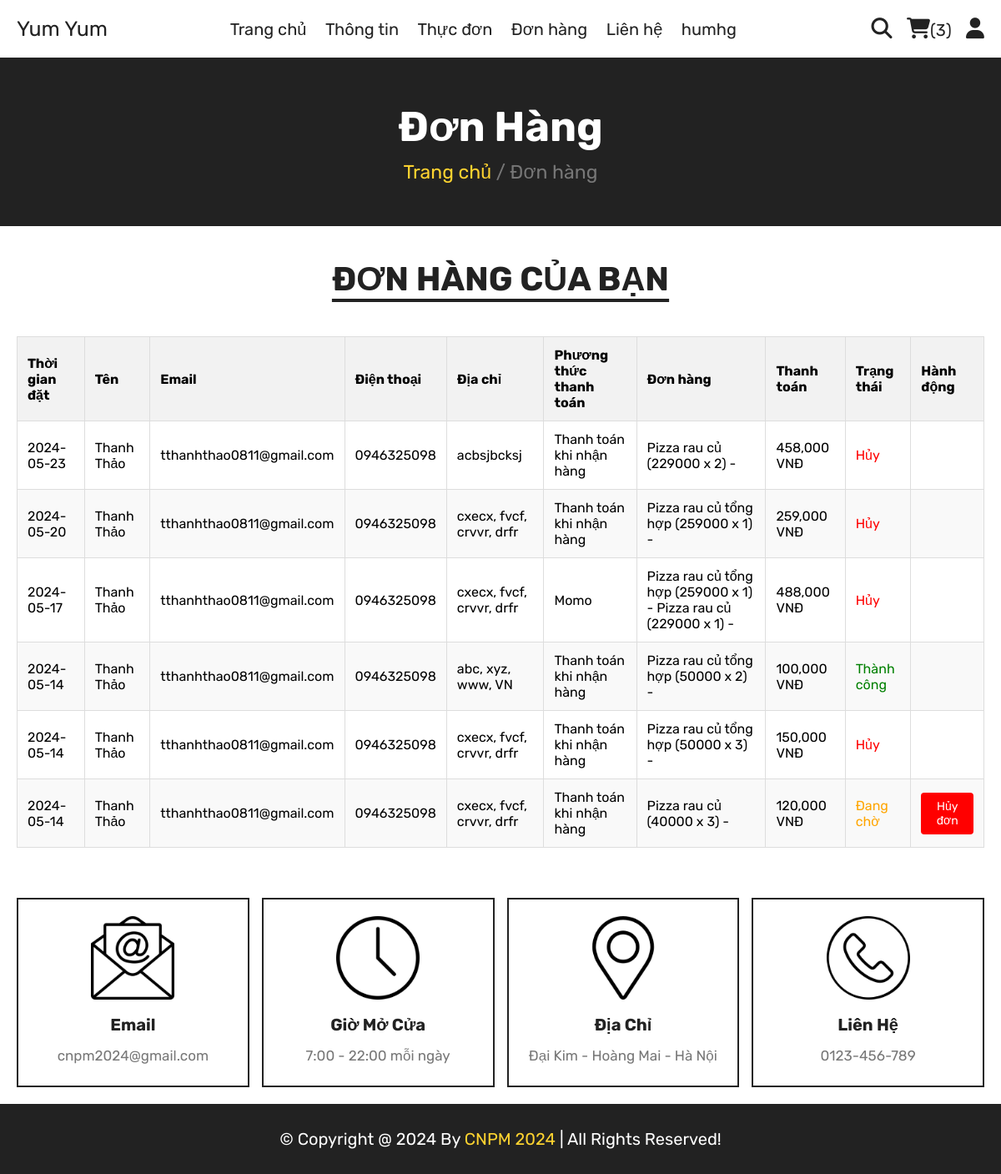
Page /food_website/orders.php (signed in) on the committed database.
### tables this page shows
CREATE TABLE `orders` (
  `id` int(100) NOT NULL,
  `user_id` int(100) NOT NULL,
  `name` varchar(20) NOT NULL,
  `number` varchar(10) NOT NULL,
  `email` varchar(50) NOT NULL,
  `method` varchar(50) NOT NULL,
  `address` varchar(500) NOT NULL,
  `total_products` varchar(1000) NOT NULL,
  `total_price` int(100) NOT NULL,
  `placed_on` date NOT NULL DEFAULT current_timestamp(),
  `payment_status` varchar(20) NOT NULL DEFAULT 'pending'
);

### food_website/orders.php (the view, shortened to what this page needs)
<!DOCTYPE html>
<html lang="en">
<head>
   <link rel="stylesheet" href="https://cdnjs.cloudflare.com/ajax/libs/font-awesome/6.1.1/css/all.min.css">
   <link rel="stylesheet" href="css/style.css">
</head>
<body>
<?php include 'components/user_header.php'; ?>
<div class="heading">
   <h3>Đơn hàng</h3>
   <p><a href="html.php">Trang chủ</a> <span> / Đơn hàng</span></p>
</div>
<section class="orders">
   <h1 class="title">Đơn hàng của bạn</h1>
   <div class="box-container">
   <?php
      if($user_id == ''){
         echo '<p class="empty">Đăng nhập để xem đơn hàng</p>';
      }else{
         $select_orders = $conn->prepare("SELECT * FROM `orders` WHERE user_id = ? ORDER BY placed_on DESC");
         $select_orders->execute([$user_id]);
         if($select_orders->rowCount() > 0){
            echo '<table>';
            echo '<thead>';
            echo '<tr>';
            echo '<th>Thời gian đặt</th>';
            echo '<th>Tên</th>';
            echo '<th>Email</th>';
            echo '<th>Điện thoại</th>';
            echo '<th>Địa chỉ</th>';
            echo '<th>Phương thức thanh toán</th>';
            echo '<th>Đơn hàng</th>';
            echo '<th>Thanh toán</th>';
            echo '<th>Trạng thái</th>';
            echo '<th>Hành động</th>';
            echo '</tr>';
            echo '</thead>';
            echo '<tbody>';
            while($fetch_orders = $select_orders->fetch(PDO::FETCH_ASSOC)){
   ?>
   <tr>
      <td><?= $fetch_orders['placed_on']; ?></td>
      <td><?= $fetch_orders['name']; ?></td>
      <td><?= $fetch_orders['email']; ?></td>
      <td><?= $fetch_orders['number']; ?></td>
      <td><?= $fetch_orders['address']; ?></td>
      <td><?= $fetch_orders['method']; ?></td>
      <td><?= $fetch_orders['total_products']; ?></td>
      <td><?= number_format($fetch_orders['total_price']); ?> VNĐ</td>
      <td style="color:<?php
         if($fetch_orders['payment_status'] == 'Đang chờ'){
            echo 'orange';
         } elseif($fetch_orders['payment_status'] == 'Hủy'){
            echo 'red';
         } else {
            echo 'green';
         };
      ?>"><?= $fetch_orders['payment_status']; ?></td>
      <td>
            <?php if($fetch_orders['payment_status'] == 'Đang chờ'): ?>
               <button class="cancel-btn" onclick="confirmCancel(<?= $fetch_orders['id']; ?>)">Hủy đơn</button>
            <?php endif; ?>
      </td>
   </tr>
   <?php
      }
      echo '</tbody>';
      echo '</table>';
      }else{
         echo '<p class="empty">Chưa có đơn hàng!</p>';
      }
      }
   ?>
   </div>
</section>
<?php include 'components/footer.php'; ?>
</body>
</html>

### food_website/css/style.css (style rules this page uses)
:root { --yellow:#fed330; --red:#e74c3c; --white:#fff; --black:#222; --light-color:#777; --border:.2rem solid var(--black); }
* { font-family: 'Rubik', sans-serif; margin:0; padding:0; box-sizing: border-box; outline: none; border: none; text-decoration: none; }
html { font-size: 62.5%; overflow-x: hidden; scroll-behavior: smooth; stop-opacity: 7rem; }
section { margin:0 auto; max-width: 1200px; padding:2rem; }
.title { text-align: center; margin-bottom: 2.5rem; font-size: 4rem; color:var(--black); text-transform: uppercase; text-decoration: underline; text-underline-offset: 1rem; }
.heading { display: flex; align-items: center; justify-content: center; gap:1rem; flex-flow: column; background-color: var(--black); min-height: 20rem; }
.heading h3 { font-size: 5rem; color:var(--white); text-transform: capitalize; }
.heading p { font-size: 2.3rem; color:var(--light-color); }
.heading p a { color:var(--yellow); }
.orders .box-container { display: flex; flex-wrap: wrap; gap:1.5rem; align-items: flex-start; }

### food_website/orders.php (style rules this page uses)
table { width: 100%; border-collapse: collapse; margin: 20px 0; }
th, td { border: 1px solid #ddd; padding: 12px; text-align: left; font-size: 16px; }
th { background-color: #f2f2f2; }
tr:nth-child(even) { background-color: #f9f9f9; }
.heading { text-align: center; margin-bottom: 20px; }
.cancel-btn { background-color: red; color: white; padding: 8px 16px; border: none; border-radius: 4px; cursor: pointer; font-size: 14px; }

### rows in the picture
orders: placed_on "2024-05-23", name "Thanh Thảo", email "tthanhthao0811@gmail.com", number "0946325098", address "acbsjbcksj", method "Thanh toán khi nhận hàng", total_products "Pizza rau củ (229000 x 2) -", total_price "458,000", payment_status "Hủy"
orders: placed_on "2024-05-20", name "Thanh Thảo", email "tthanhthao0811@gmail.com", number "0946325098", address "cxecx, fvcf, crvvr, drfr", method "Thanh toán khi nhận hàng", total_products "Pizza rau củ tổng hợp (259000 x 1) -", total_price "259,000", payment_status "Hủy"
orders: placed_on "2024-05-17", name "Thanh Thảo", email "tthanhthao0811@gmail.com", number "0946325098", address "cxecx, fvcf, crvvr, drfr", method "Momo", total_products "Pizza rau củ tổng hợp (259000 x 1) - Pizza rau củ (229000 x 1) -", total_price "488,000", payment_status "Hủy"
orders: placed_on "2024-05-14", name "Thanh Thảo", email "tthanhthao0811@gmail.com", number "0946325098", address "abc, xyz, www, VN", method "Thanh toán khi nhận hàng", total_products "Pizza rau củ tổng hợp (50000 x 2) -", total_price "100,000", payment_status "Thành công"
orders: placed_on "2024-05-14", name "Thanh Thảo", email "tthanhthao0811@gmail.com", number "0946325098", address "cxecx, fvcf, crvvr, drfr", method "Thanh toán khi nhận hàng", total_products "Pizza rau củ tổng hợp (50000 x 3) -", total_price "150,000", payment_status "Hủy"
orders: placed_on "2024-05-14", name "Thanh Thảo", email "tthanhthao0811@gmail.com", number "0946325098", address "cxecx, fvcf, crvvr, drfr", method "Thanh toán khi nhận hàng", total_products "Pizza rau củ (40000 x 3) -", total_price "120,000", payment_status "Đang chờ"

### other values in the picture
$total_cart_items "3"
